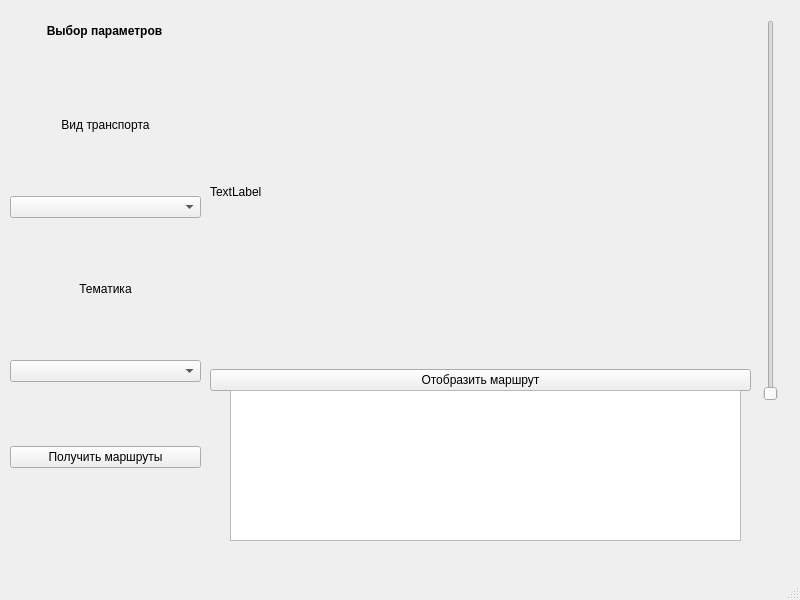
<?xml version="1.0" encoding="UTF-8"?>
<ui version="4.0">
 <class>MainWindow</class>
 <widget class="QMainWindow" name="MainWindow">
  <property name="geometry">
   <rect>
    <x>0</x>
    <y>0</y>
    <width>800</width>
    <height>600</height>
   </rect>
  </property>
  <property name="windowTitle">
   <string>MainWindow</string>
  </property>
  <widget class="QWidget" name="centralwidget">
   <widget class="QLabel" name="map">
    <property name="geometry">
     <rect>
      <x>20</x>
      <y>0</y>
      <width>721</width>
      <height>381</height>
     </rect>
    </property>
    <property name="text">
     <string/>
    </property>
   </widget>
   <widget class="QWidget" name="verticalLayoutWidget">
    <property name="geometry">
     <rect>
      <x>10</x>
      <y>60</y>
      <width>191</width>
      <height>471</height>
     </rect>
    </property>
    <layout class="QVBoxLayout" name="verticalLayout">
     <property name="sizeConstraint">
      <enum>QLayout::SetDefaultConstraint</enum>
     </property>
     <item>
      <widget class="QLabel" name="label_2">
       <property name="sizePolicy">
        <sizepolicy hsizetype="Preferred" vsizetype="Fixed">
         <horstretch>0</horstretch>
         <verstretch>0</verstretch>
        </sizepolicy>
       </property>
       <property name="text">
        <string>Вид транспорта</string>
       </property>
       <property name="alignment">
        <set>Qt::AlignCenter</set>
       </property>
      </widget>
     </item>
     <item>
      <widget class="QComboBox" name="transport_combo_box"/>
     </item>
     <item>
      <widget class="QLabel" name="label_3">
       <property name="sizePolicy">
        <sizepolicy hsizetype="Preferred" vsizetype="Fixed">
         <horstretch>0</horstretch>
         <verstretch>0</verstretch>
        </sizepolicy>
       </property>
       <property name="text">
        <string>Тематика</string>
       </property>
       <property name="alignment">
        <set>Qt::AlignCenter</set>
       </property>
      </widget>
     </item>
     <item>
      <widget class="QComboBox" name="matter_combo_box"/>
     </item>
     <item>
      <widget class="QPushButton" name="get_routes_button">
       <property name="text">
        <string>Получить маршруты</string>
       </property>
      </widget>
     </item>
    </layout>
   </widget>
   <widget class="QWidget" name="verticalLayoutWidget_2">
    <property name="geometry">
     <rect>
      <x>210</x>
      <y>20</y>
      <width>541</width>
      <height>371</height>
     </rect>
    </property>
    <layout class="QVBoxLayout" name="verticalLayout_2">
     <item>
      <widget class="QLabel" name="label_4">
       <property name="text">
        <string>TextLabel</string>
       </property>
      </widget>
     </item>
     <item>
      <widget class="QPushButton" name="draw_route_button">
       <property name="text">
        <string>Отобразить маршрут</string>
       </property>
      </widget>
     </item>
    </layout>
   </widget>
   <widget class="QSlider" name="scale_Slider">
    <property name="geometry">
     <rect>
      <x>760</x>
      <y>20</y>
      <width>22</width>
      <height>381</height>
     </rect>
    </property>
    <property name="orientation">
     <enum>Qt::Vertical</enum>
    </property>
   </widget>
   <widget class="QLabel" name="label">
    <property name="geometry">
     <rect>
      <x>10</x>
      <y>10</y>
      <width>189</width>
      <height>41</height>
     </rect>
    </property>
    <property name="sizePolicy">
     <sizepolicy hsizetype="Preferred" vsizetype="Fixed">
      <horstretch>0</horstretch>
      <verstretch>0</verstretch>
     </sizepolicy>
    </property>
    <property name="font">
     <font>
      <weight>75</weight>
      <bold>true</bold>
     </font>
    </property>
    <property name="text">
     <string>Выбор параметров</string>
    </property>
    <property name="alignment">
     <set>Qt::AlignCenter</set>
    </property>
   </widget>
   <widget class="QListWidget" name="listWidget">
    <property name="geometry">
     <rect>
      <x>230</x>
      <y>390</y>
      <width>511</width>
      <height>151</height>
     </rect>
    </property>
   </widget>
  </widget>
  <widget class="QMenuBar" name="menubar">
   <property name="geometry">
    <rect>
     <x>0</x>
     <y>0</y>
     <width>800</width>
     <height>18</height>
    </rect>
   </property>
  </widget>
  <widget class="QStatusBar" name="statusbar"/>
 </widget>
 <resources/>
 <connections/>
</ui>
